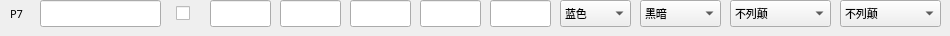
          <widget class="QWidget" name="widget_P7" native="true">
           <property name="sizePolicy">
            <sizepolicy hsizetype="Preferred" vsizetype="Fixed">
             <horstretch>0</horstretch>
             <verstretch>0</verstretch>
            </sizepolicy>
           </property>
           <property name="minimumSize">
            <size>
             <width>0</width>
             <height>30</height>
            </size>
           </property>
           <widget class="QCheckBox" name="check_P7_IsHuman">
            <property name="geometry">
             <rect>
              <x>176</x>
              <y>2</y>
              <width>21</width>
              <height>22</height>
             </rect>
            </property>
            <property name="font">
             <font>
              <family>微软雅黑</family>
              <pointsize>8</pointsize>
             </font>
            </property>
            <property name="text">
             <string/>
            </property>
           </widget>
           <widget class="QComboBox" name="combo_P7_StartAge">
            <property name="geometry">
             <rect>
              <x>640</x>
              <y>0</y>
              <width>81</width>
              <height>27</height>
             </rect>
            </property>
            <property name="font">
             <font>
              <family>微软雅黑</family>
              <pointsize>8</pointsize>
             </font>
            </property>
            <property name="currentIndex">
             <number>0</number>
            </property>
            <item>
             <property name="text">
              <string>黑暗</string>
             </property>
            </item>
            <item>
             <property name="text">
              <string>封建</string>
             </property>
            </item>
            <item>
             <property name="text">
              <string>城堡</string>
             </property>
            </item>
            <item>
             <property name="text">
              <string>帝王</string>
             </property>
            </item>
            <item>
             <property name="text">
              <string>后帝王</string>
             </property>
            </item>
           </widget>
           <widget class="QComboBox" name="combo_P7_Color">
            <property name="geometry">
             <rect>
              <x>560</x>
              <y>0</y>
              <width>71</width>
              <height>27</height>
             </rect>
            </property>
            <property name="font">
             <font>
              <family>微软雅黑</family>
              <pointsize>8</pointsize>
             </font>
            </property>
            <item>
             <property name="text">
              <string>蓝色</string>
             </property>
            </item>
            <item>
             <property name="text">
              <string>红色</string>
             </property>
            </item>
            <item>
             <property name="text">
              <string>绿色</string>
             </property>
            </item>
            <item>
             <property name="text">
              <string>黄色</string>
             </property>
            </item>
            <item>
             <property name="text">
              <string>青色</string>
             </property>
            </item>
            <item>
             <property name="text">
              <string>紫色</string>
             </property>
            </item>
            <item>
             <property name="text">
              <string>灰色</string>
             </property>
            </item>
            <item>
             <property name="text">
              <string>橙色</string>
             </property>
            </item>
           </widget>
           <widget class="QLineEdit" name="edit_P7_Stone">
            <property name="geometry">
             <rect>
              <x>420</x>
              <y>0</y>
              <width>61</width>
              <height>27</height>
             </rect>
            </property>
            <property name="font">
             <font>
              <family>微软雅黑</family>
              <pointsize>8</pointsize>
             </font>
            </property>
            <property name="text">
             <string/>
            </property>
           </widget>
           <widget class="QLineEdit" name="edit_P7_Food">
            <property name="geometry">
             <rect>
              <x>210</x>
              <y>0</y>
              <width>61</width>
              <height>27</height>
             </rect>
            </property>
            <property name="font">
             <font>
              <family>微软雅黑</family>
              <pointsize>8</pointsize>
             </font>
            </property>
            <property name="text">
             <string/>
            </property>
           </widget>
           <widget class="QLineEdit" name="edit_P7_PopLimit">
            <property name="geometry">
             <rect>
              <x>490</x>
              <y>0</y>
              <width>61</width>
              <height>27</height>
             </rect>
            </property>
            <property name="font">
             <font>
              <family>微软雅黑</family>
              <pointsize>8</pointsize>
             </font>
            </property>
            <property name="text">
             <string/>
            </property>
           </widget>
           <widget class="QLineEdit" name="edit_P7_Wood">
            <property name="geometry">
             <rect>
              <x>280</x>
              <y>0</y>
              <width>61</width>
              <height>27</height>
             </rect>
            </property>
            <property name="font">
             <font>
              <family>微软雅黑</family>
              <pointsize>8</pointsize>
             </font>
            </property>
            <property name="text">
             <string/>
            </property>
           </widget>
           <widget class="QLineEdit" name="edit_P7_Name">
            <property name="geometry">
             <rect>
              <x>40</x>
              <y>0</y>
              <width>121</width>
              <height>27</height>
             </rect>
            </property>
            <property name="font">
             <font>
              <family>微软雅黑</family>
              <pointsize>8</pointsize>
             </font>
            </property>
            <property name="text">
             <string/>
            </property>
           </widget>
           <widget class="QLabel" name="label_P7">
            <property name="geometry">
             <rect>
              <x>10</x>
              <y>0</y>
              <width>26</width>
              <height>27</height>
             </rect>
            </property>
            <property name="font">
             <font>
              <family>微软雅黑</family>
              <pointsize>8</pointsize>
             </font>
            </property>
            <property name="text">
             <string>P7</string>
            </property>
           </widget>
           <widget class="QComboBox" name="combo_P7_Civ">
            <property name="geometry">
             <rect>
              <x>730</x>
              <y>0</y>
              <width>101</width>
              <height>27</height>
             </rect>
            </property>
            <property name="font">
             <font>
              <family>微软雅黑</family>
              <pointsize>8</pointsize>
             </font>
            </property>
            <item>
             <property name="text">
              <string>不列颠</string>
             </property>
            </item>
            <item>
             <property name="text">
              <string>法兰克</string>
             </property>
            </item>
            <item>
             <property name="text">
              <string>哥特</string>
             </property>
            </item>
            <item>
             <property name="text">
              <string>条顿</string>
             </property>
            </item>
            <item>
             <property name="text">
              <string>日本</string>
             </property>
            </item>
            <item>
             <property name="text">
              <string>中国</string>
             </property>
            </item>
            <item>
             <property name="text">
              <string>拜占庭</string>
             </property>
            </item>
            <item>
             <property name="text">
              <string>波斯</string>
             </property>
            </item>
            <item>
             <property name="text">
              <string>萨拉森</string>
             </property>
            </item>
            <item>
             <property name="text">
              <string>土耳其</string>
             </property>
            </item>
            <item>
             <property name="text">
              <string>维京</string>
             </property>
            </item>
            <item>
             <property name="text">
              <string>蒙古</string>
             </property>
            </item>
            <item>
             <property name="text">
              <string>凯尔特</string>
             </property>
            </item>
            <item>
             <property name="text">
              <string>西班牙</string>
             </property>
            </item>
            <item>
             <property name="text">
              <string>阿兹特克</string>
             </property>
            </item>
            <item>
             <property name="text">
              <string>玛雅</string>
             </property>
            </item>
            <item>
             <property name="text">
              <string>匈奴</string>
             </property>
            </item>
            <item>
             <property name="text">
              <string>高丽</string>
             </property>
            </item>
            <item>
             <property name="text">
              <string>意大利</string>
             </property>
            </item>
            <item>
             <property name="text">
              <string>印度</string>
             </property>
            </item>
            <item>
             <property name="text">
              <string>印加</string>
             </property>
            </item>
            <item>
             <property name="text">
              <string>马扎尔</string>
             </property>
            </item>
            <item>
             <property name="text">
              <string>斯拉夫</string>
             </property>
            </item>
            <item>
             <property name="text">
              <string>葡萄牙</string>
             </property>
            </item>
            <item>
             <property name="text">
              <string>埃塞俄比亚</string>
             </property>
            </item>
            <item>
             <property name="text">
              <string>马里</string>
             </property>
            </item>
            <item>
             <property name="text">
              <string>柏柏尔</string>
             </property>
            </item>
            <item>
             <property name="text">
              <string>高棉</string>
             </property>
            </item>
            <item>
             <property name="text">
              <string>马来</string>
             </property>
            </item>
            <item>
             <property name="text">
              <string>缅甸</string>
             </property>
            </item>
            <item>
             <property name="text">
              <string>越南</string>
             </property>
            </item>
            <item>
             <property name="text">
              <string>保加利亚</string>
             </property>
            </item>
            <item>
             <property name="text">
              <string>鞑靼</string>
             </property>
            </item>
            <item>
             <property name="text">
              <string>库曼</string>
             </property>
            </item>
            <item>
             <property name="text">
              <string>立陶宛</string>
             </property>
            </item>
            <item>
             <property name="text">
              <string>勃艮第</string>
             </property>
            </item>
            <item>
             <property name="text">
              <string>西西里</string>
             </property>
            </item>
           </widget>
           <widget class="QLineEdit" name="edit_P7_Gold">
            <property name="geometry">
             <rect>
              <x>350</x>
              <y>0</y>
              <width>61</width>
              <height>27</height>
             </rect>
            </property>
            <property name="font">
             <font>
              <family>微软雅黑</family>
              <pointsize>8</pointsize>
             </font>
            </property>
            <property name="text">
             <string/>
            </property>
           </widget>
           <widget class="QComboBox" name="combo_P7_CivGraphic">
            <property name="geometry">
             <rect>
              <x>840</x>
              <y>0</y>
              <width>101</width>
              <height>27</height>
             </rect>
            </property>
            <property name="font">
             <font>
              <family>微软雅黑</family>
              <pointsize>8</pointsize>
             </font>
            </property>
            <item>
             <property name="text">
              <string>不列颠</string>
             </property>
            </item>
            <item>
             <property name="text">
              <string>法兰克</string>
             </property>
            </item>
            <item>
             <property name="text">
              <string>哥特</string>
             </property>
            </item>
            <item>
             <property name="text">
              <string>条顿</string>
             </property>
            </item>
            <item>
             <property name="text">
              <string>日本</string>
             </property>
            </item>
            <item>
             <property name="text">
              <string>中国</string>
             </property>
            </item>
            <item>
             <property name="text">
              <string>拜占庭</string>
             </property>
            </item>
            <item>
             <property name="text">
              <string>波斯</string>
             </property>
            </item>
            <item>
             <property name="text">
              <string>萨拉森</string>
             </property>
            </item>
            <item>
             <property name="text">
              <string>土耳其</string>
             </property>
            </item>
            <item>
             <property name="text">
              <string>维京</string>
             </property>
            </item>
            <item>
             <property name="text">
              <string>蒙古</string>
             </property>
            </item>
            <item>
             <property name="text">
              <string>凯尔特</string>
             </property>
            </item>
            <item>
             <property name="text">
              <string>西班牙</string>
             </property>
            </item>
            <item>
             <property name="text">
              <string>阿兹特克</string>
             </property>
            </item>
            <item>
             <property name="text">
              <string>玛雅</string>
             </property>
            </item>
            <item>
             <property name="text">
              <string>匈奴</string>
             </property>
            </item>
            <item>
             <property name="text">
              <string>高丽</string>
             </property>
            </item>
            <item>
             <property name="text">
              <string>意大利</string>
             </property>
            </item>
            <item>
             <property name="text">
              <string>印度</string>
             </property>
            </item>
            <item>
             <property name="text">
              <string>印加</string>
             </property>
            </item>
            <item>
             <property name="text">
              <string>马扎尔</string>
             </property>
            </item>
            <item>
             <property name="text">
              <string>斯拉夫</string>
             </property>
            </item>
            <item>
             <property name="text">
              <string>葡萄牙</string>
             </property>
            </item>
            <item>
             <property name="text">
              <string>埃塞俄比亚</string>
             </property>
            </item>
            <item>
             <property name="text">
              <string>马里</string>
             </property>
            </item>
            <item>
             <property name="text">
              <string>柏柏尔</string>
             </property>
            </item>
            <item>
             <property name="text">
              <string>高棉</string>
             </property>
            </item>
            <item>
             <property name="text">
              <string>马来</string>
             </property>
            </item>
            <item>
             <property name="text">
              <string>缅甸</string>
             </property>
            </item>
            <item>
             <property name="text">
              <string>越南</string>
             </property>
            </item>
            <item>
             <property name="text">
              <string>保加利亚</string>
             </property>
            </item>
            <item>
             <property name="text">
              <string>鞑靼</string>
             </property>
            </item>
            <item>
             <property name="text">
              <string>库曼</string>
             </property>
            </item>
            <item>
             <property name="text">
              <string>立陶宛</string>
             </property>
            </item>
            <item>
             <property name="text">
              <string>勃艮第</string>
             </property>
            </item>
            <item>
             <property name="text">
              <string>西西里</string>
             </property>
            </item>
           </widget>
          </widget>
